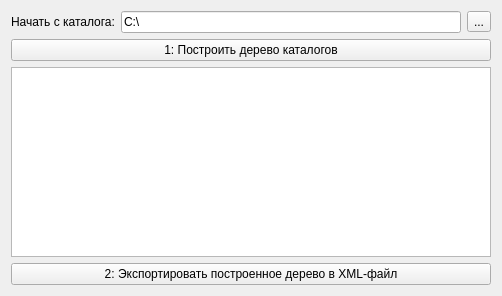
<?xml version="1.0" encoding="UTF-8"?>
<ui version="4.0">
 <class>MainWindow</class>
 <widget class="QMainWindow" name="MainWindow">
  <property name="geometry">
   <rect>
    <x>0</x>
    <y>0</y>
    <width>502</width>
    <height>296</height>
   </rect>
  </property>
  <property name="windowTitle">
   <string>Построение структуры каталогов в XML</string>
  </property>
  <widget class="QWidget" name="centralWidget">
   <layout class="QVBoxLayout" name="verticalLayout">
    <item>
     <layout class="QHBoxLayout" name="horizontalLayout">
      <item>
       <widget class="QLabel" name="label_startDir">
        <property name="text">
         <string>Начать с каталога:</string>
        </property>
       </widget>
      </item>
      <item>
       <widget class="QLineEdit" name="lineEdit_startDir">
        <property name="minimumSize">
         <size>
          <width>250</width>
          <height>0</height>
         </size>
        </property>
        <property name="text">
         <string>C:\</string>
        </property>
       </widget>
      </item>
      <item>
       <widget class="QToolButton" name="toolButton_startDir">
        <property name="text">
         <string>...</string>
        </property>
       </widget>
      </item>
     </layout>
    </item>
    <item>
     <widget class="QPushButton" name="pushButton_buildTree">
      <property name="text">
       <string>1: Построить дерево каталогов</string>
      </property>
     </widget>
    </item>
    <item>
     <widget class="QTreeView" name="treeView_dirTree"/>
    </item>
    <item>
     <widget class="QPushButton" name="pushButton_exportTree2XML">
      <property name="text">
       <string>2: Экспортировать построенное дерево в XML-файл</string>
      </property>
     </widget>
    </item>
   </layout>
  </widget>
 </widget>
 <layoutdefault spacing="6" margin="11"/>
 <resources/>
 <connections/>
</ui>
